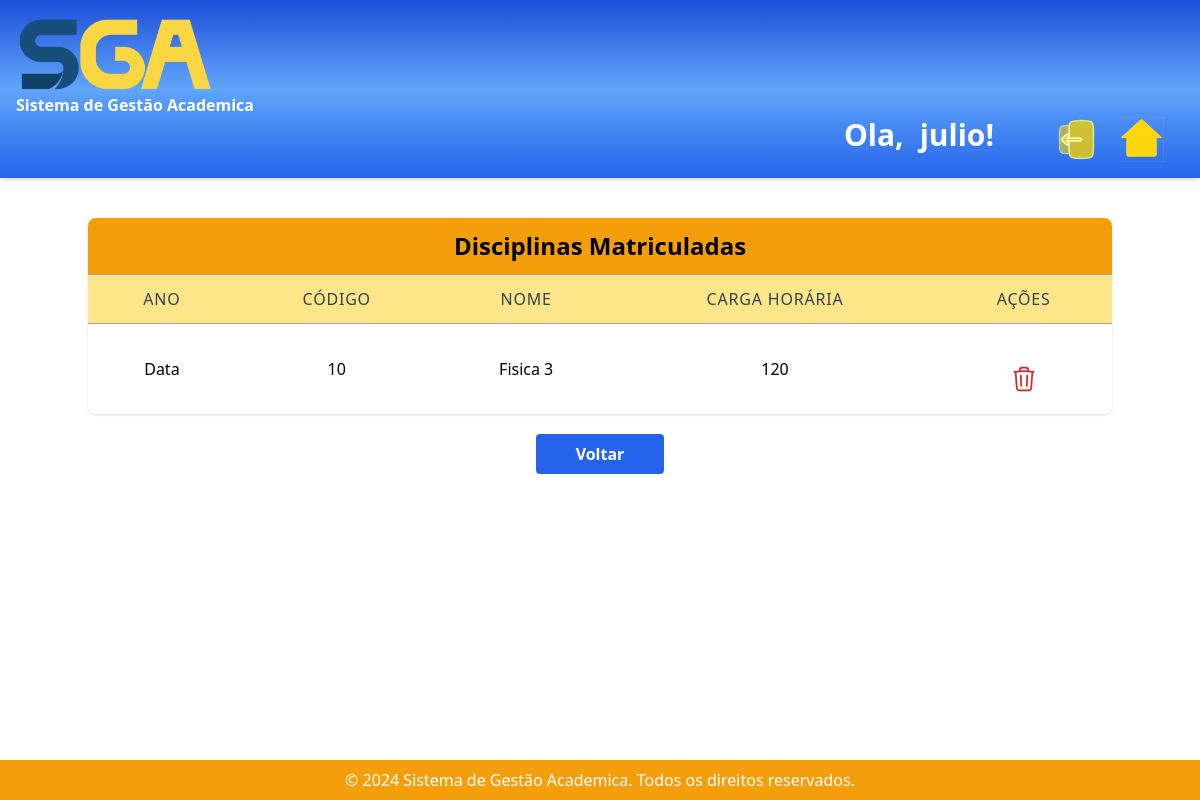
Before: /ver_aluno/9/ (signed in) with the older database file.
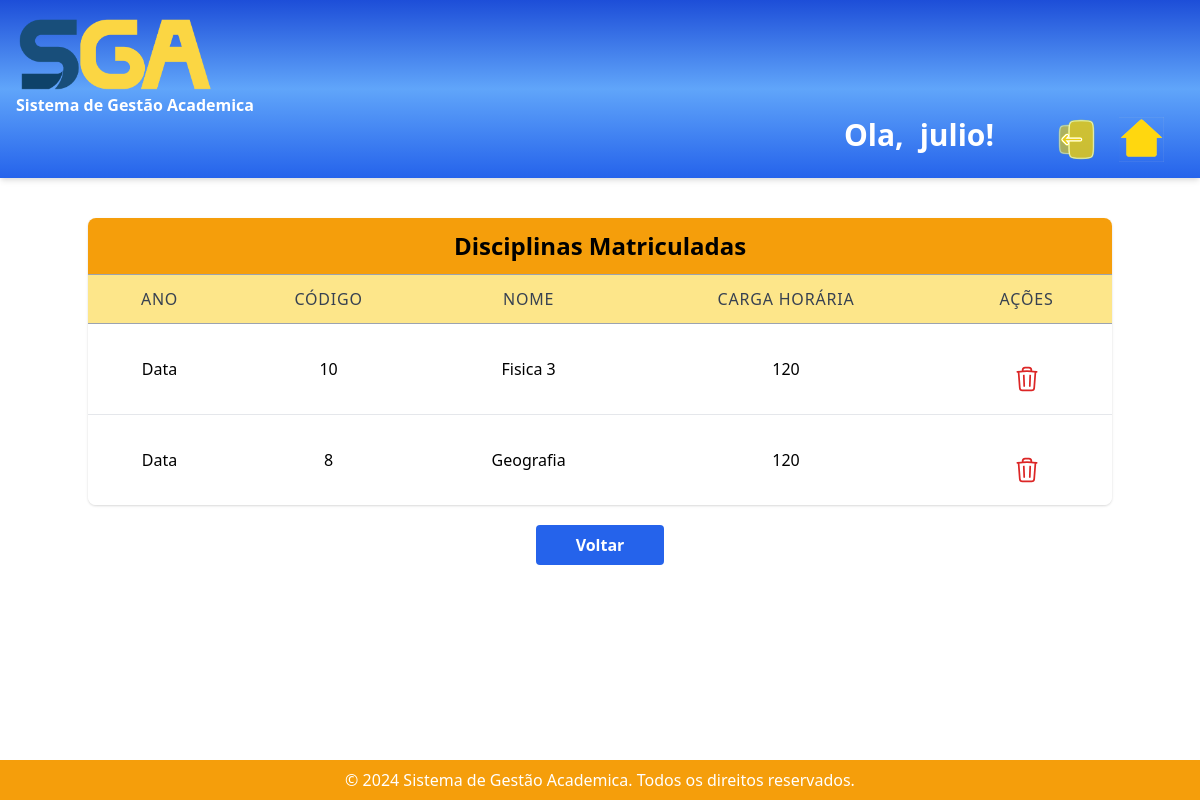
After: the same page with the newer database file.
### sistema_academico/models.py (models this page shows, shortened)
class Matricula(models.Model):
    aluno = models.ForeignKey(Aluno, on_delete=models.CASCADE, related_name='matriculas')
    curso = models.ForeignKey(Curso, on_delete=models.CASCADE)

class Curso(models.Model):
    nome = models.CharField(max_length=100)
    descricao = models.TextField()
    nota = models.FloatField(null=True)
    situacao = models.CharField(max_length=10, null=True)
    carga_horaria = models.IntegerField()
    departamento = models.ForeignKey(Departamento, on_delete=models.CASCADE,default=1)

### sistema_academico/views.py (the view)
# urls.py: path('ver_aluno/<int:id>/', views.ver_aluno, name='ver_aluno'),
@login_required(login_url="/")
def ver_aluno(request, id):
    aluno = Aluno.objects.prefetch_related('matriculas__curso').get(id=id)
    return render(request, 'ver_aluno.html', {'aluno': aluno})

### sistema_academico/templates/ver_aluno.html (shortened to what this page needs)
{% extends 'base.html' %}
{% block content %}
<table class="container overflow-hidden mt-10 mx-auto divide-y divide-gray-400 bg-white shadow  sm:rounded-lg text-center rounded">
    <thead class="divide-y divide-gray-400">
        <tr class="bg-yellow-500">
            <th colspan="10" class="px-6 py-3">
                <h1 class="font-bold text-2xl">Disciplinas Matriculadas</h1>
            </th>
        </tr>
        <tr class="bg-yellow-200">
            <th class="px-6 py-3 text-xs sm:text-sm md:text-base font-medium text-gray-700 uppercase tracking-wider">Ano</th>
            <th class="px-6 py-3 text-xs sm:text-sm md:text-base font-medium text-gray-700 uppercase tracking-wider">Código</th>
            <th class="px-6 py-3 text-xs sm:text-sm md:text-base font-medium text-gray-700 uppercase tracking-wider">Nome</th>
            <th class="px-6 py-3 text-xs sm:text-sm md:text-base font-medium text-gray-700 uppercase tracking-wider">Carga Horária</th>
            <th class="px-6 py-3 text-xs sm:text-sm md:text-base font-medium text-gray-700 uppercase tracking-wider">Ações</th>
        </tr>
    </thead>
    <tbody class="bg-white divide-y divide-gray-200 ">
        {% for matricula in aluno.matriculas.all %}
            <tr>
                <td class="px-6 py-4 whitespace-nowrap">Data</td>
                <td class="px-6 py-4 whitespace-nowrap">{{ matricula.curso.id }}</td>
                <td class="px-6 py-4 whitespace-nowrap">{{ matricula.curso.nome }}</td>
                <td class="px-6 py-4 whitespace-nowrap"> {{ matricula.curso.carga_horaria }}</td>
                <td class="mt-10 mb-5 flex justify-center items-rigth space-x-8">
                    <div>
                        <div>
                            <a href="{% url 'delete_disciplina' matricula.aluno.id matricula.curso.id %}" class="text-red-600 hover:text-red-400">
                            </a>
                        </div>
                    </div>
                </td>
            </tr>
        {% endfor %}
    </tbody>
</table>
<div class="flex justify-center items-right space-x-8">
    <a href="{% url 'adicionar_aluno' %}" class=" text-center bg-blue-600 hover:bg-blue-700 text-white font-bold py-2 px-10 rounded mt-5">Voltar
    </a>
</div>
{% endblock %}

Changed rows visible on the page:
added Matricula: curso.id "8", curso.nome "Geografia", curso.carga_horaria "120"
